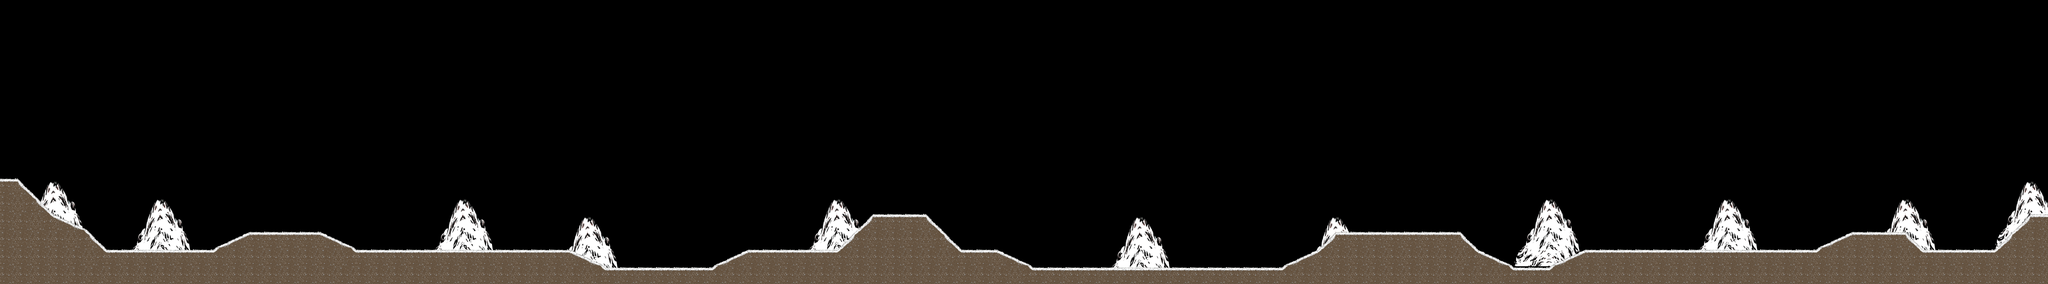

Tiled map render using the project's own tile images. Description and the map definition, with tile-layer contents summarised, below:
An orthogonal 115x16 tile map with 64x64 px tiles, 2 tile layers (Tile BG, Tile FG), 3 tilesets and 46 objects (14x cloud, 12x star, 8x bird, 8x plane, 3x checkpoint, ...).

<map version="1.0" orientation="orthogonal" width="115" height="16" tilewidth="64" tileheight="64">
 <tileset firstgid="1" name="tileset" tilewidth="64" tileheight="64">
  <image source="tileset.png" />
 </tileset>
 <tileset firstgid="33" source="tilesheet.tsx" />
 <tileset firstgid="69" source="mountain.tsx" />
 <layer name="Tile BG" width="115" height="16">
  <properties>
   <property name="zindex" value="0.9" />
  </properties>
  <data>[1840 cells, 183 non-empty, 18 distinct tile ids]</data>
 </layer>
 <layer name="Tile FG" width="115" height="16">
  <properties>
   <property name="zindex" value="0.6" />
  </properties>
  <data>[1840 cells, 323 non-empty, 18 distinct tile ids]</data>
 </layer>
 <objectgroup name="Objects" width="115" height="16">
  <object name="spawn" type="spawn" x="528" y="394" width="62" height="62" />
  <object name="cloudR" type="cloud" x="686" y="74" width="188" height="128">
   <properties>
    <property name="neutral" value="3" />
   </properties>
  </object>
  <object name="cloudN" type="cloud" x="1566" y="58" width="188" height="128">
   <properties>
    <property name="neutral" value="5" />
   </properties>
  </object>
  <object name="cloudR" type="cloud" x="2098" y="254" width="188" height="128">
   <properties>
    <property name="neutral" value="3" />
   </properties>
  </object>
  <object name="cloudT" type="cloud" x="1142" y="354" width="188" height="128">
   <properties>
    <property name="neutral" value="7" />
   </properties>
  </object>
  <object name="cloudL" type="cloud" x="2930" y="274" width="188" height="128">
   <properties>
    <property name="neutral" value="9" />
   </properties>
  </object>
  <object name="cloudR" type="cloud" x="3390" y="438" width="188" height="128">
   <properties>
    <property name="neutral" value="3" />
   </properties>
  </object>
  <object name="cloudL" type="cloud" x="4970" y="42" width="188" height="128">
   <properties>
    <property name="neutral" value="9" />
   </properties>
  </object>
  <object name="cloudR" type="cloud" x="3916" y="40" width="184" height="136">
   <properties>
    <property name="neutral" value="3" />
   </properties>
  </object>
  <object name="cloudT" type="cloud" x="6578" y="290" width="188" height="128">
   <properties>
    <property name="neutral" value="7" />
   </properties>
  </object>
  <object name="cloudR" type="cloud" x="5350" y="410" width="188" height="128">
   <properties>
    <property name="neutral" value="3" />
   </properties>
  </object>
  <object name="cloudN" type="cloud" x="4434" y="514" width="188" height="128">
   <properties>
    <property name="neutral" value="5" />
   </properties>
  </object>
  <object name="cloudR" type="cloud" x="5922" y="106" width="188" height="128">
   <properties>
    <property name="neutral" value="3" />
   </properties>
  </object>
  <object name="cloudR" type="cloud" x="6034" y="-318" width="188" height="128">
   <properties>
    <property name="neutral" value="3" />
   </properties>
  </object>
  <object name="cloudL" type="cloud" x="7010" y="610" width="188" height="128">
   <properties>
    <property name="neutral" value="9" />
   </properties>
  </object>
  <object name="checkpoint" type="checkpoint" x="2808" y="4" width="68" height="888" />
  <object name="checkpoint" type="checkpoint" x="5208" y="4" width="92" height="912" />
  <object name="bird" type="bird" x="1124" y="432" width="120" height="64" />
  <object name="bird" type="bird" x="3708" y="276" width="120" height="64" />
  <object name="plane" type="plane" x="1040" y="316" width="184" height="72" />
  <object name="bird" type="bird" x="2128" y="672" width="120" height="64" />
  <object name="plane" type="plane" x="3580" y="212" width="184" height="72" />
  <object name="plane" type="plane" x="2172" y="16" width="184" height="72" />
  <object name="plane" type="plane" x="3692" y="-12" width="184" height="72" />
  <object name="bird" type="bird" x="3772" y="724" width="120" height="64" />
  <object name="bird" type="bird" x="4772" y="388" width="120" height="64" />
  <object name="bird" type="bird" x="4764" y="244" width="120" height="64" />
  <object name="bird" type="bird" x="6628" y="476" width="120" height="64" />
  <object name="plane" type="plane" x="6780" y="644" width="184" height="72" />
  <object name="plane" type="plane" x="4716" y="532" width="184" height="72" />
  <object name="plane" type="plane" x="5772" y="412" width="184" height="72" />
  <object name="bird" type="bird" x="6372" y="180" width="120" height="64" />
  <object name="plane" type="plane" x="6524" y="164" width="184" height="72" />
  <object name="star" type="star" x="1940" y="488" width="72" height="72">
   <properties>
    <property name="delay" value="550" />
   </properties>
  </object>
  <object name="star" type="star" x="1096" y="40" width="72" height="72">
   <properties>
    <property name="delay" value="500" />
   </properties>
  </object>
  <object name="star" type="star" x="4020" y="636" width="72" height="72">
   <properties>
    <property name="delay" value="300" />
   </properties>
  </object>
  <object name="star" type="star" x="2684" y="184" width="72" height="72">
   <properties>
    <property name="delay" value="650" />
   </properties>
  </object>
  <object name="star" type="star" x="3476" y="708" width="72" height="72">
   <properties>
    <property name="delay" value="650" />
   </properties>
  </object>
  <object name="star" type="star" x="6148" y="108" width="72" height="72">
   <properties>
    <property name="delay" value="550" />
   </properties>
  </object>
  <object name="star" type="star" x="5700" y="292" width="72" height="72">
   <properties>
    <property name="delay" value="650" />
   </properties>
  </object>
  <object name="star" type="star" x="4588" y="300" width="72" height="72">
   <properties>
    <property name="delay" value="550" />
   </properties>
  </object>
  <object name="star" type="star" x="6816" y="232" width="72" height="72">
   <properties>
    <property name="delay" value="600" />
   </properties>
  </object>
  <object name="checkpoint" type="checkpoint" x="308" y="12" width="87" height="878" />
  <object name="star" type="star" x="500" y="260" width="72" height="72">
   <properties>
    <property name="delay" value="600" />
   </properties>
  </object>
  <object name="star" type="star" x="120" y="136" width="72" height="72">
   <properties>
    <property name="delay" value="450" />
   </properties>
  </object>
  <object name="star" type="star" x="2364" y="92" width="72" height="72">
   <properties>
    <property name="delay" value="450" />
   </properties>
  </object>
 </objectgroup>
 <objectgroup name="Instructions" width="115" height="16" />
</map>
